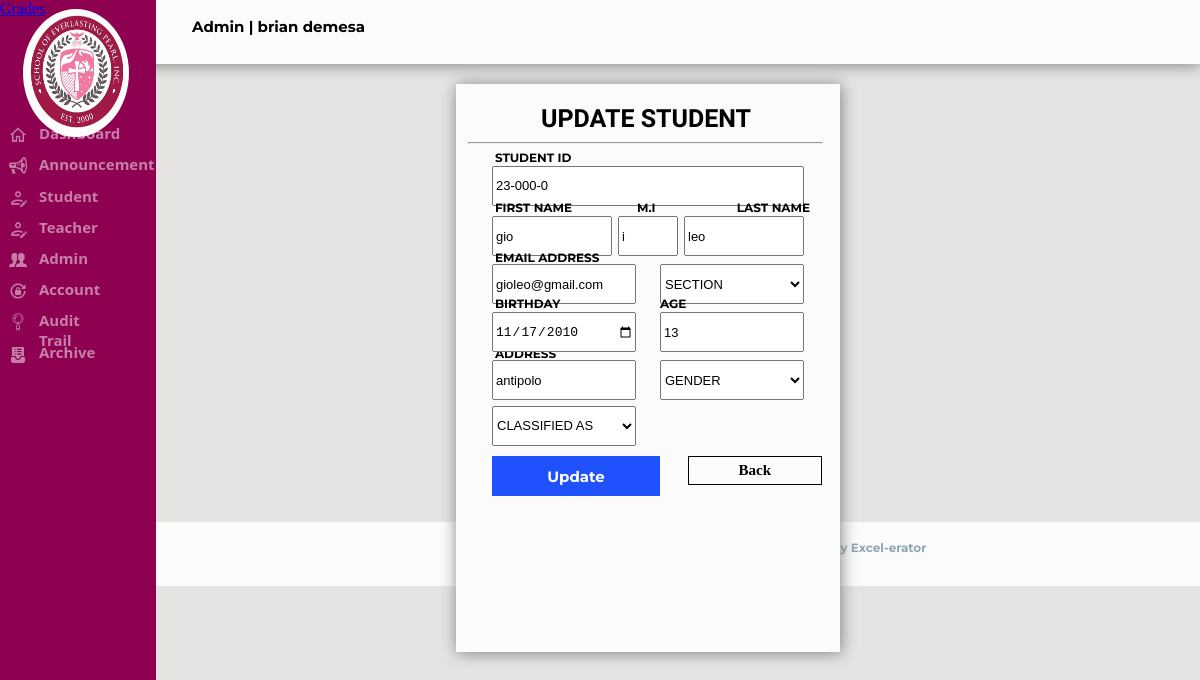
The app's page /Admin/studentupdate.php (signed in), older data.
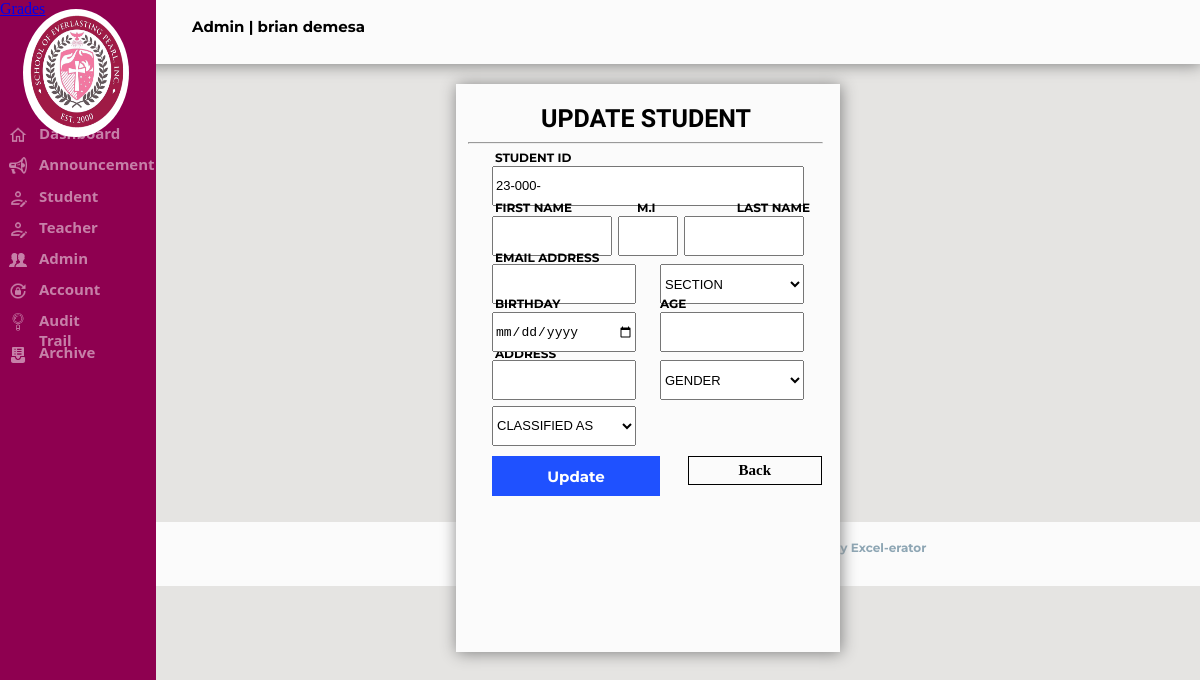
The same page, newer data.
### tables this page shows
CREATE TABLE `tbl_student` (
  `Stud_SID` int(11) NOT NULL AUTO_INCREMENT,
  `Stud_ID` varchar(20) NOT NULL,
  `FNAME` varchar(30) NOT NULL,
  `MNAME` varchar(30) NOT NULL,
  `LNAME` varchar(30) NOT NULL,
  `USERNAME` varchar(30) NOT NULL,
  `ADDRESS` varchar(255) NOT NULL,
  `EMAIL` varchar(50) NOT NULL,
  `PASS` varchar(20) NOT NULL,
  `BDAY` date DEFAULT NULL,
  `AGE` int(11) NOT NULL,
  `GENDER` varchar(30) NOT NULL,
  `LEVEL` varchar(30) NOT NULL,
  `YEAR` varchar(30) NOT NULL,
  `LRN` varchar(30) NOT NULL,
  `Role` varchar(20) NOT NULL,
  `FIL` float DEFAULT NULL,
  `FILS` float DEFAULT NULL,
  `FILSS` float DEFAULT NULL,
  `FILF` float DEFAULT NULL,
  `ENG` float DEFAULT NULL,
  `ENGS` float DEFAULT NULL,
  `ENGSS` float DEFAULT NULL,
  `ENGF` float DEFAULT NULL,
  `MATH` float DEFAULT NULL,
  `MATHS` float DEFAULT NULL,
  `MATHSS` float DEFAULT NULL,
  `MATHF` float DEFAULT NULL,
  `SCI` float DEFAULT NULL,
  `SCIS` float DEFAULT NULL,
  `SCISS` float DEFAULT NULL,
  `SCIF` float DEFAULT NULL,
  `AP` float DEFAULT NULL,
  `APS` float DEFAULT NULL,
  `APSS` float DEFAULT NULL,
  `APF` float DEFAULT NULL,
  `MAP` float DEFAULT NULL,
  `MAPS` float DEFAULT NULL,
  `MAPSS` float DEFAULT NULL,
  `MAPF` float DEFAULT NULL,
  `CE` float DEFAULT NULL,
  `CES` float DEFAULT NULL,
  `CESS` float DEFAULT NULL,
  `CEF` float DEFAULT NULL,
  `COM` float DEFAULT NULL,
  `COMS` float DEFAULT NULL,
  `COMSS` float DEFAULT NULL,
  `COMF` float DEFAULT NULL,
  `TLE` float DEFAULT NULL,
  `TLES` float DEFAULT NULL,
  `TLESS` float DEFAULT NULL,
  `TLEF` float DEFAULT NULL,
  `STATUS` varchar(20) NOT NULL,
  PRIMARY KEY (`Stud_SID`)
);

### Admin/studentupdate.php (the view, shortened to what this page needs)
<?php
		include "../sepi_connect.php";
		if(!isset($_SESSION['loggedin']) || $_SESSION['loggedin'] !== true)
		{
			header("refresh:0; ../Index.php");
			exit;
		}else if(isset($_SESSION['Acc_ID']))
		   {
			   $userid = $_SESSION['Acc_ID'];
			   $getrecord = mysqli_query($config,"SELECT * FROM tbl_sepi_account WHERE Acc_ID ='$userid'");
			   while($rowedit = mysqli_fetch_assoc($getrecord))
			   {
				   $type = $rowedit['Role'];
				   $name = $rowedit['Fname']." ".$rowedit['Lname'];
			   }
		   }
$SID = $_GET['ID'];
$sql="Select *from tbl_student where Stud_SID = '$SID'";
$result = $config->query($sql);
$row = $result->fetch_assoc();
$zero = 0;
$zero1 = 0;
$date=date_create("2023");
$dateformat=date_format($date,"y");
$idstud = $dateformat."-".$zero."".$zero1."".$zero."-".$row['Stud_SID'];
$FNAME = $row ['FNAME'];
$MNAME = $row ['MNAME'];
$LNAME = $row ['LNAME'];
$EADDRESS = $row ['EMAIL'];
$ADDRESS = $row ['ADDRESS'];
$BDAY = $row ['BDAY'];
$AGE = $row ['AGE'];
$GENDER = $row ['GENDER'];
$LEVEL = $row ['LEVEL'];
$STATUS = $row ['STATUS'];
?>
<html>
	<head>
	</head>
	<link rel="stylesheet" href="../Css/sepi.css">
	<body style="background-color:#E5E4E2">
		<div class="header">
		<p class="displayname"><?php echo "$type" ?> | <?php echo "$name" ?></p>
			<form method="POST"action="logout.php" >
			</form>
		</div>
		<div class="footer">
			<h6 id="footer">© 2022 SEPI Login Form. All Rights Reserved | Designed by Excel-erator</h6>
		</div>
<form method=POST action="studentupdate2.php">
		<div class="dashboard">
			<img src="../Images/logo.png" class="dashboardlogocvgs">
			<a href="dashboard.php" class="Dashboardhome"><img src="../Images/homeicon.png" class="homeicon">Dashboard</a>
			<a href="announceview.php" class="Announcement"><img src="../Images/announcement.png" class="announcementicon">Announcement</a>
			<a href="student.php" class="Student"><img src="../Images/studrecord.png" class="studenticon">Student</a>
			<a href="teacher.php" class="Teacher"><img src="../Images/studrecord.png" class="teachericon">Teacher</a>
			<a href="accounts.php" class="Accounts"><img src="../Images/account.png" class="accounticon">Admin</a>
			<a href="adchangepass.php" class="Changepassadmin"><img src="../Images/pass.png" class="archiveicon">Account</a>
			<a href="audit.php" class="Audit"><img src="../Images/mag.png" class="auditicon">Audit Trail</a>
			<a href="../Archive/archive.php" class="Archive"><img src="../Images/arc.png" class="archiveicon">Archive</a>
			<a href="grade.php" class=""><img src="" class="">Grades</a>
		</div>
				<div class="updstudentdiv">
					<h1 id="updstudentfont">UPDATE STUDENT</h1>
					<hr class="updstudentline">
					<input type=text name=Stud_SID value="<?php echo $idstud; ?>" class=studidupd readonly>
					<p id=studidupd>STUDENT ID</p>
					<p id=fnameupd>FIRST NAME</p>
					<input type=text name=FNAME value="<?php echo $FNAME; ?>" class=fnameupd>
					<p id=mnameupd>M.I</p>
					<input type=text name=MNAME value="<?php echo $MNAME; ?>" class=mnameupd>
					<p id=lnameupd>LAST NAME</p>
					<input type=text name=LNAME value="<?php echo $LNAME; ?>" class=lnameupd>
					<p id=emailupd>EMAIL ADDRESS</p>
					<input type=text name=EMAIL value="<?php echo $EADDRESS; ?>" class=emailupd>
					<select name="LEVEL" class="levelupd" value="<?php echo $LEVEL; ?>">
					<option value="">SECTION</option>
					</select>
					<p id=addressupd>ADDRESS</p>
					<input type=text name=ADDRESS value="<?php echo $ADDRESS; ?>" class=addressupd>
					<p id=bdayupd>BIRTHDAY</p>
					<input type=date name=BDAY value="<?php echo $BDAY; ?>" class=bdayupd>
					<p id=ageupd>AGE</p>
					<input type=text name=AGE value="<?php echo $AGE; ?>"  class=ageupd>
					<select name=GENDER class=genderupd value="<?php echo $GENDER; ?>">
						<option value="">GENDER</option>
					</select>
					<select name="STATUS" class=classifiedupd value="<?php echo $STATUS; ?>">
						<option value="">CLASSIFIED AS</option>
					</select>
					<input type=submit name=subs value="Update" class="updstudentbtn">
					<a href="student.php" class="updstudentback">Back</a>
</form>
</body>
</html>

Row changes from the older to the newer data that the page shows:
removed tbl_student: Stud_SID "23-000-0", FNAME "gio", MNAME "i", LNAME "leo", EMAIL "gioleo@gmail.com", ADDRESS "antipolo", BDAY "11/17/2010", AGE "13"
Text that changed along with them:
form field Stud_SID: (not shown) → "23-000-"
form field LEVEL: (not shown) → "SECTION"
form field GENDER: (not shown) → "GENDER"
form field STATUS: (not shown) → "CLASSIFIED AS"
